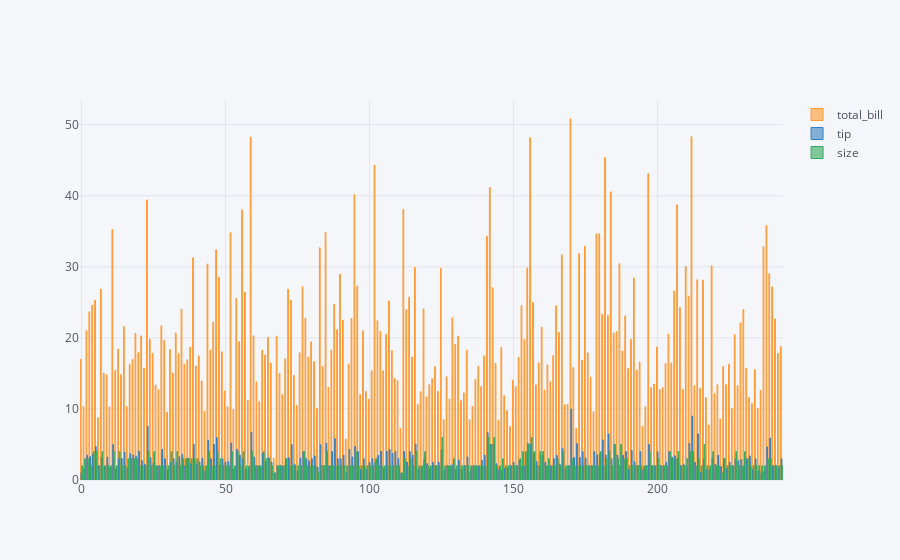

Notebook source saved alongside this figure:
### Code cell
dataset2.iplot(kind='bar')

### Figure 1 — Plotly figure (JSON) as saved in the notebook; plotly's stock layout.template omitted (floating-point values rounded to 4 significant figures; data arrays with more than 128 entries replaced by an {"elided": "..."} marker saying what was removed)
{"data": [{"marker": {"color": "rgba(255, 153, 51, 0.6)", "line": {"color": "rgba(255, 153, 51, 1.0)", "width": 1}}, "name": "total_bill", "orientation": "v", "text": "", "type": "bar", "uid": "115a1ff2-ac09-4406-a840-ff2493b4fe3b", "x": {"elided": "244 int values"}, "y": {"elided": "244 float values"}}, {"marker": {"color": "rgba(55, 128, 191, 0.6)", "line": {"color": "rgba(55, 128, 191, 1.0)", "width": 1}}, "name": "tip", "orientation": "v", "text": "", "type": "bar", "uid": "063c3c33-b4e3-4877-bcc2-bcbd6faa138d", "x": {"elided": "244 int values"}, "y": {"elided": "244 float values"}}, {"marker": {"color": "rgba(50, 171, 96, 0.6)", "line": {"color": "rgba(50, 171, 96, 1.0)", "width": 1}}, "name": "size", "orientation": "v", "text": "", "type": "bar", "uid": "b2929f50-8c70-4f21-a674-ce05420d6e73", "x": {"elided": "244 int values"}, "y": {"elided": "244 int values"}}], "layout": {"legend": {"bgcolor": "#F5F6F9", "font": {"color": "#4D5663"}}, "paper_bgcolor": "#F5F6F9", "plot_bgcolor": "#F5F6F9", "title": {"font": {"color": "#4D5663"}}, "xaxis": {"gridcolor": "#E1E5ED", "showgrid": true, "tickfont": {"color": "#4D5663"}, "title": {"font": {"color": "#4D5663"}, "text": ""}, "zerolinecolor": "#E1E5ED"}, "yaxis": {"gridcolor": "#E1E5ED", "showgrid": true, "tickfont": {"color": "#4D5663"}, "title": {"font": {"color": "#4D5663"}, "text": ""}, "zerolinecolor": "#E1E5ED"}}}
